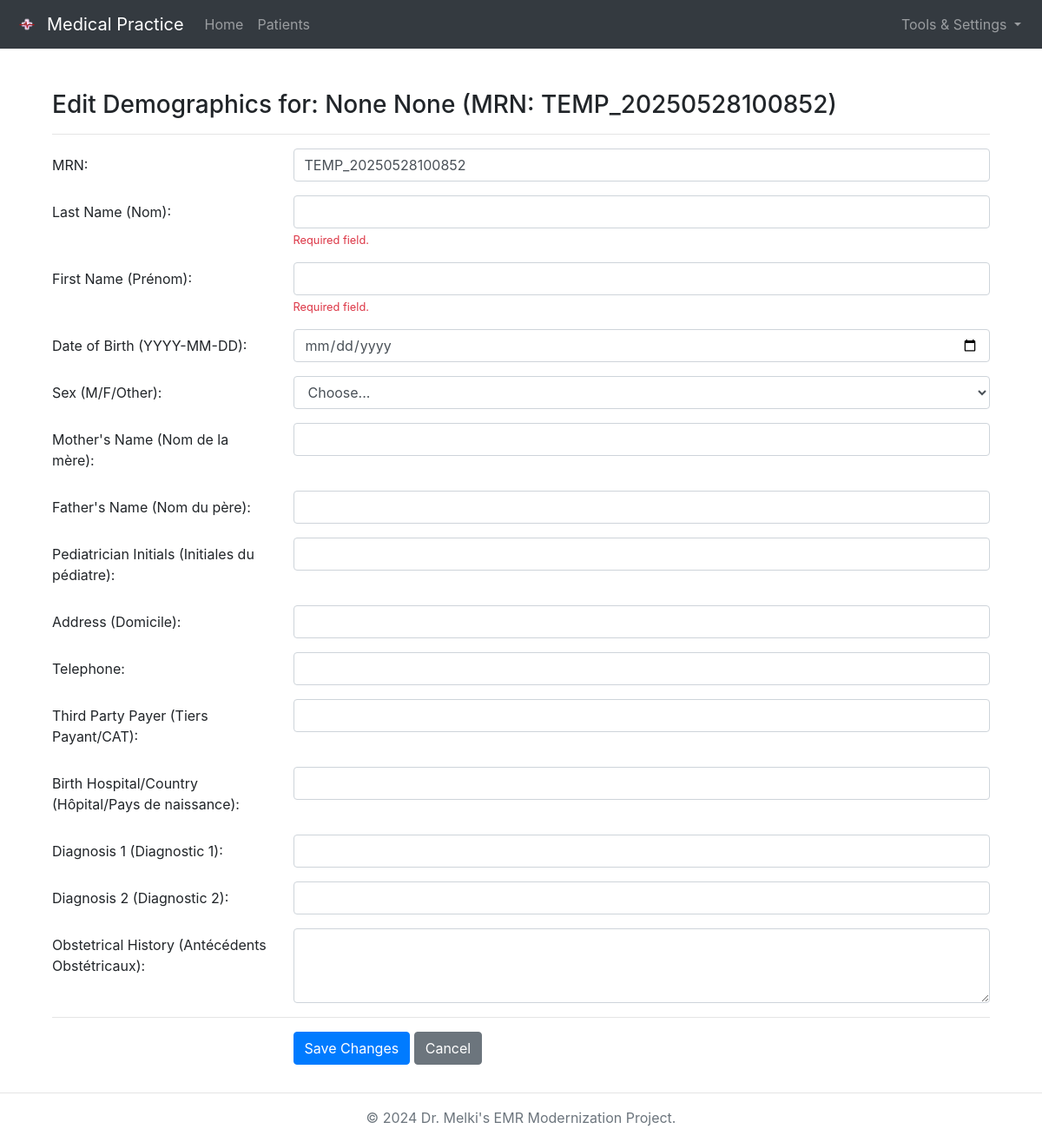
Page /patient/2/edit_demographics on the committed database.
### tables this page shows
CREATE TABLE Patients (
        id INTEGER PRIMARY KEY AUTOINCREMENT,
        mrn TEXT UNIQUE,
        first_name TEXT,
        last_name TEXT,
        date_of_birth TEXT,
        sex TEXT,
        phone TEXT,
        address TEXT,
        email TEXT,
        insurance TEXT,
        primary_physician TEXT,
        pmh TEXT,
        psh TEXT,
        medications TEXT,
        allergies TEXT,
        smoker BOOLEAN,
        smoker_details TEXT,
        alcohol BOOLEAN,
        alcohol_details TEXT,
        raw_dossier_text TEXT
    , rougeole_seule_date TEXT, dtcp1_date TEXT, dtcp2_date TEXT, dtcp3_date TEXT, dtcp_rappel1_date TEXT, dtcp_rappel2_date TEXT, dtcp_rappel3_date TEXT, dtcp_rappel4_date TEXT, hep_b1_date TEXT, hep_b2_date TEXT, hep_b3_date TEXT, hib1_date TEXT, hib2_date TEXT, hib3_date TEXT, hib_rappel_date TEXT, ror_date TEXT, monotest1 TEXT, monotest2 TEXT, monotest3 TEXT, mere_nom TEXT, pere_nom TEXT, pediatre_initiales TEXT, third_party_payer TEXT, hopital TEXT, diag1 TEXT, diag2 TEXT, obstetrical_history TEXT, raw_autres_vaccins_text TEXT, mrn_agg TEXT, prenom TEXT, nom TEXT, naissance_date TEXT, birth_weight_g INTEGER, birth_height_cm REAL, birth_head_circumference_cm REAL, birth_notes TEXT, sexe TEXT, telephone TEXT, domicile TEXT, family_history TEXT, emr_mode TEXT, patient_history_text TEXT);

### routes/demographics_routes.py (the view, shortened to what this page needs)
@demographics_bp.route('/<int:patient_id>/edit_demographics', methods=['GET', 'POST'])
def edit_demographics(patient_id):
    db = get_db()
    patient_cursor = db.execute("SELECT * FROM Patients WHERE id = ?", (patient_id,))
    patient = patient_cursor.fetchone()
    if not patient:
        flash("Patient not found.", "danger")
        return redirect(url_for('patient.list_patients'))
    custom_fields_metadata = get_active_custom_demographic_fields()
    patient_data = dict(patient)
    return render_template('edit_patient_demographics.html',
                           title=f"Edit Demographics for {patient['first_name']} {patient['last_name']}",
                           patient=patient_data,
                           patient_id=patient_id,
                           editable_fields=EDITABLE_DEMOGRAPHIC_FIELDS,
                           custom_fields_metadata=custom_fields_metadata)

### app.py (called while the page is built)
@app.context_processor
def inject_now():
    return {'current_year': datetime.datetime.now().year}

@app.context_processor
def inject_emr_config():
    legacy_config = {
        'emr_name': emr_config.get_emr_name(),
        'background_image_filename': emr_config.get_background_image_filename(),
        'practice_name': emr_config.get_practice_info()['name']
    }
    return {
        'emr_config': emr_config,
        'config': legacy_config,  # For backward compatibility with existing templates
        'emr_mode': emr_config.get_emr_mode(),  # Temporary backward compatibility for templates
        'active_profile': emr_config.get_active_profile(),
        'emr_features': emr_config.get_enabled_features(),
        'is_feature_enabled': emr_config.is_feature_enabled,
        'practice_info': emr_config.get_practice_info(),
        'date_format': emr_config.get_date_format()
    }

### database.py (called while the page is built)
def get_db():
    db = getattr(g, '_database', None)
    if db is None:
        db_path = current_app.config['DATABASE']
        db = g._database = sqlite3.connect(db_path)
        db.row_factory = sqlite3.Row # Access columns by name
    return db

def close_connection(exception):
    db = getattr(g, '_database', None)
    if db is not None:
        db.close()

def get_active_custom_demographic_fields(db_conn=None):
    return get_unified_active_fields(db_conn)

### emr_config.py (called while the page is built)
    def get_active_profile_name(self) -> str:
        return self.config.get('active_profile', 'family_practice_profile')

    def get_active_profile(self) -> Dict[str, Any]:
        profile_name = self.get_active_profile_name()
        return self.config.get('profiles', {}).get(profile_name, DEFAULT_PROFILES['family_practice_profile'])

    def get_enabled_features(self) -> List[str]:
        active_profile = self.get_active_profile()
        features = active_profile.get('features', {})
        return [feature for feature, enabled in features.items() if enabled]

    def get_practice_info(self) -> Dict[str, str]:
        return {
            'name': self.config.get('practice_name', 'Medical Practice'),
            'language': self.config.get('primary_language', 'en')
        }

    def get_emr_name(self) -> str:
        return self.config.get('emr_name', self.config.get('practice_name', 'Unified EMR System'))

    def get_background_image_filename(self) -> str:
        return self.config.get('background_image_filename')

### templates/edit_patient_demographics.html (shortened to what this page needs)
{% extends "base.html" %}
{% block content %}
<div class="container mt-4">
    <h3>Edit Demographics for: {{ patient.prenom }} {{ patient.nom }} (MRN: {{ patient.mrn }})</h3>
    <hr>
    <form method="POST" action="{{ url_for('demographics.edit_demographics', patient_id=patient.id) }}">
        {% for field_key, field_label in editable_fields.items() %}
            {% if field_key not in ['pmh', 'psh', 'family_history', 'medications', 'allergies', 'smoker', 'smoker_details', 'alcohol', 'alcohol_details'] %}
            <div class="form-group row">
                <label for="{{ field_key }}" class="col-sm-3 col-form-label">{{ field_label }}:</label>
                <div class="col-sm-9">
                    {% set current_value = patient.get(field_key) %}
                    {% if field_key == 'sexe' %}
                        <select class="form-control" id="{{ field_key }}" name="{{ field_key }}">
                            <option value="" {% if not current_value %}selected{% endif %}>Choose...</option>
                        </select>
                    {% elif field_key.endswith('_date') %}
                        <input type="date" class="form-control" id="{{ field_key }}" name="{{ field_key }}" value="{{ current_value if current_value else '' }}">
                    {% elif field_key == 'obstetrical_history' %}
                        <textarea class="form-control" id="{{ field_key }}" name="{{ field_key }}" rows="3">{{ current_value if current_value else '' }}</textarea>
                    {% else %}
                        <input type="text" class="form-control" id="{{ field_key }}" name="{{ field_key }}" value="{{ current_value if current_value else '' }}">
                    {% endif %}
                    {% if field_key == 'nom' or field_key == 'prenom' %}
                        <small class="form-text text-danger">Required field.</small>
                    {% endif %}
                </div>
            </div>
            {% endif %}
        {% endfor %}
        <hr>
        <div class="form-group row">
            <div class="col-sm-9 offset-sm-3">
                <button type="submit" class="btn btn-primary">Save Changes</button>
                <a href="{{ url_for('patient.patient_detail', patient_id=patient.id) }}" class="btn btn-secondary">Cancel</a>
            </div>
        </div>
    </form>
</div>
{% endblock %}

### templates/base.html (style rules this page uses)
body { padding-top: 5rem; }

### rows in the picture
Patients: prenom "None", nom "None", mrn "TEMP_20250528100852", mrn "TEMP_20250528100852"

### other values in the picture
{{ config.emr_name if config.emr_name else 'Unified EMR System' }} "Medical Practice"
{{ field_label }} "MRN" "Last Name (Nom)" "First Name (Prénom)" "Date of Birth (YYYY-MM-DD)" "Sex (M/F/Other)" "Mother's Name (Nom de la mère)" "Father's Name (Nom du père)" "Pediatrician Initials (Initiales du pédiatre)" "Address (Domicile)" "Telephone" "Third Party Payer (Tiers Payant/CAT)" "Birth Hospital/Country (Hôpital/Pays de naissance)" "Diagnosis 1 (Diagnostic 1)" "Diagnosis 2 (Diagnostic 2)" "Obstetrical History (Antécédents Obstétricaux)"
